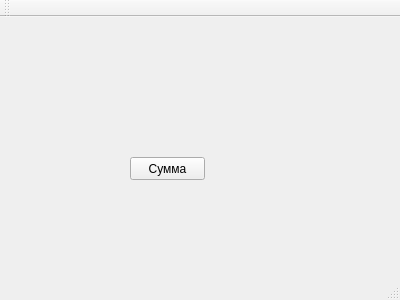
<?xml version="1.0" encoding="UTF-8"?>
<ui version="4.0">
 <class>MainWindow</class>
 <widget class="QMainWindow" name="MainWindow">
  <property name="geometry">
   <rect>
    <x>0</x>
    <y>0</y>
    <width>400</width>
    <height>300</height>
   </rect>
  </property>
  <property name="windowTitle">
   <string>MainWindow</string>
  </property>
  <widget class="QWidget" name="centralWidget">
   <widget class="QPushButton" name="pushButton">
    <property name="geometry">
     <rect>
      <x>130</x>
      <y>140</y>
      <width>75</width>
      <height>23</height>
     </rect>
    </property>
    <property name="text">
     <string>Сумма</string>
    </property>
   </widget>
  </widget>
  <widget class="QMenuBar" name="menuBar">
   <property name="geometry">
    <rect>
     <x>0</x>
     <y>0</y>
     <width>400</width>
     <height>21</height>
    </rect>
   </property>
  </widget>
  <widget class="QToolBar" name="mainToolBar">
   <attribute name="toolBarArea">
    <enum>TopToolBarArea</enum>
   </attribute>
   <attribute name="toolBarBreak">
    <bool>false</bool>
   </attribute>
  </widget>
  <widget class="QStatusBar" name="statusBar"/>
 </widget>
 <layoutdefault spacing="6" margin="11"/>
 <resources/>
 <connections/>
</ui>
